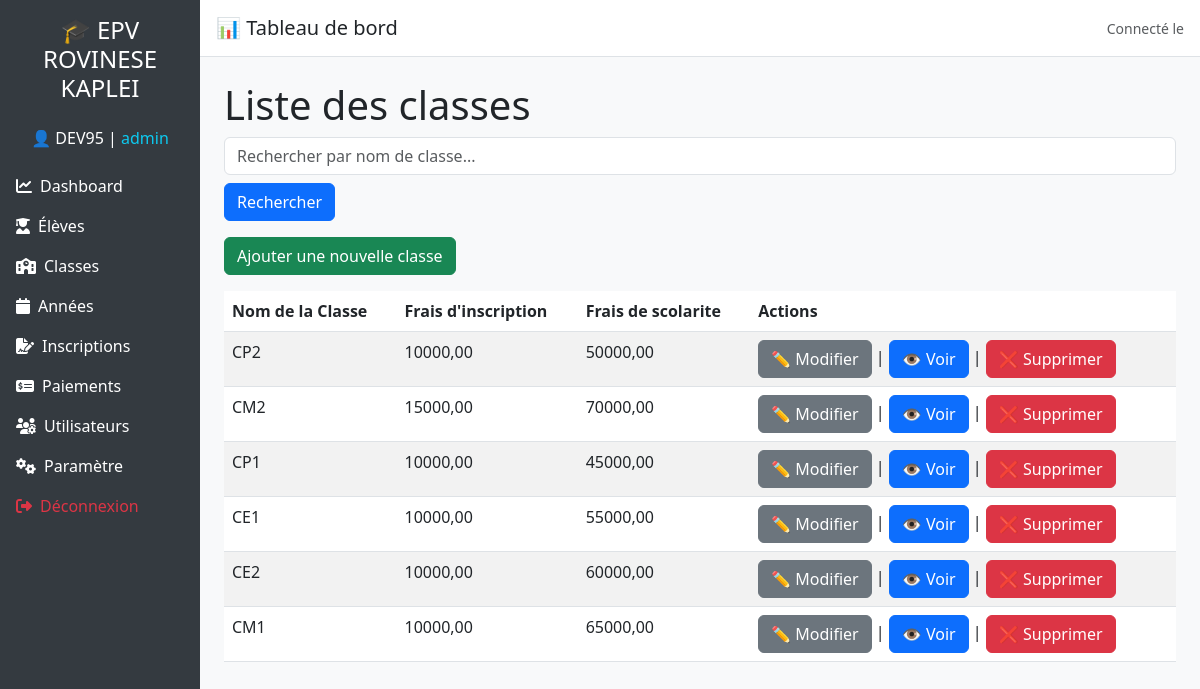
The app's page /core/classes/ (signed in) with its own data.
### utilisateurs/models.py (models this page shows)
class Utilisateur(AbstractUser):
    ROLE_CHOICES = (
        ('admin', 'Administrateur'),
        ('caissier', 'Caissier'),
    )
    role = models.CharField(max_length=20, choices=ROLE_CHOICES, default='caissier')

### core/models.py (models this page shows, shortened)
class Classe(models.Model):
    nom = models.CharField(max_length=255)
    frais_scolaire = models.DecimalField(max_digits=10, decimal_places=2)  # Montant des frais de scolarité
    frais_inscription = models.DecimalField(max_digits=10, decimal_places=2) # Montant des frais d'inscription

### core/views.py (the view)
    def wrapper(request, *args, **kwargs):
        if request.user.is_authenticated and request.user.role == 'admin':
            return view_func(request, *args, **kwargs)
        return redirect('connexion')

### core/views.py (called while the page is built)
def admin_required(view_func):
    def wrapper(request, *args, **kwargs):
        if request.user.is_authenticated and request.user.role == 'admin':
            return view_func(request, *args, **kwargs)
        return redirect('connexion')
    return wrapper

@admin_required
@login_required
def liste_classes(request):
    query = request.GET.get('q', '')
    classes = Classe.objects.all()
    if query:
        classes = classes.filter(Q(nom__icontains=query))
    return render(request, 'classes/liste_classes.html', {'classes': classes, 'query': query})

### core/templates/classes/liste_classes.html (shortened to what this page needs)
{% extends 'base.html' %}
{% block content %}
    <h1>Liste des classes</h1>
    <form method="GET" action="{% url 'liste_classes' %}" class="mb-3">
        <input type="text" name="q" value="{{ query }}" placeholder="Rechercher par nom de classe..." class="form-control" />
        <button type="submit" class="btn btn-primary mt-2">Rechercher</button>
    </form>
    <a href="{% url 'ajout_classe' %}" class="btn btn-success mb-3">Ajouter une nouvelle classe</a>
    <div class="table-responsive">
    <table class="table table-striped">
        <thead>
            <tr>
                <th>Nom de la Classe</th>
                <th>Frais d'inscription</th>
                <th>Frais de scolarite</th>
                <th>Actions</th>
            </tr>
        </thead>
        <tbody>
            {% for classe in classes %}
                <tr>
                    <td>{{ classe.nom }}</td>
                    <td>{{ classe.frais_inscription }}</td>
                    <td>{{ classe.frais_scolaire }}</td>
                    <td>
                        <a href="{% url 'modifier_classe' classe.id %}" class="btn btn-secondary">✏️ Modifier</a> |
                        <a href="{% url 'details_classe' classe.id %}" class="btn btn-primary">👁️ Voir</a> |
                        <a href="{% url 'supprimer_classe' classe.id %}" onclick="return confirm('Supprimer cette classe ?')" class="btn btn-danger">❌ Supprimer</a>
                    </td>
                </tr>
            {% endfor %}
        </tbody>
    </table>
</div>
{% endblock %}

### templates/base.html (shortened to what this page needs)
<!DOCTYPE html>
<html lang="fr">
<head>
  <link href="https://cdn.jsdelivr.net/npm/bootstrap@5.3.0/dist/css/bootstrap.min.css" rel="stylesheet">
  <link href="https://cdnjs.cloudflare.com/ajax/libs/font-awesome/6.4.0/css/all.min.css" rel="stylesheet">
</head>
<body>
{% if user.is_authenticated %}
<div class="d-flex">
  <nav class="sidebar d-flex flex-column p-3 text-white col-md-3 col-lg-2">
    <h4 class="text-center mb-4">🎓 EPV ROVINESE KAPLEI</h4>
    <p class="text-center">👤 {{ user.username | upper }} | <span class="text-info">{{ user.role }}</span></p>
    {% if user.role == 'admin' %}
      <a href="{% url 'dashboard' %}" class="py-2 d-block"><i class="fas fa-chart-line me-2"></i>Dashboard</a>
      <a href="{% url 'liste_eleves' %}" class="py-2 d-block"><i class="fas fa-user-graduate me-2"></i>Élèves</a>
      <a href="{% url 'liste_classes' %}" class="py-2 d-block"><i class="fas fa-school me-2"></i>Classes</a>
      <a href="{% url 'liste_annees' %}" class="py-2 d-block"><i class="fas fa-calendar me-2"></i>Années</a>
      <a href="{% url 'inscription_form' %}" class="py-2 d-block"><i class="fas fa-file-signature me-2"></i>Inscriptions</a>
      <a href="{% url 'paiement_list' %}" class="py-2 d-block"><i class="fas fa-money-check-alt me-2"></i>Paiements</a>
      <a href="{% url "liste_utilisateurs" %}" class="py-2 d-block"><i class="fas fa-users-cog me-2"></i>Utilisateurs</a>
      <a href="/admin/" class="py-2 d-block"><i class="fas fa-cogs me-2"></i>Paramètre</a>
      <a href="{% url 'deconnexion' %}" class="py-2 d-block text-danger"><i class="fas fa-sign-out-alt me-2"></i>Déconnexion</a>
    {% endif %}
  </nav>
  <div class="flex-grow-1">
    <div class="topbar d-flex justify-content-between align-items-center">
      <h5 class="mb-0">📊 Tableau de bord</h5>
      <span class="text-muted small">Connecté le {{ now|date:"d/m/Y H:i" }}</span>
    </div>
    <div class="p-4">
      {% block content %}{% endblock %}
    </div>
  </div>
</div>
{% endif %}
</body>
</html>

### templates/base.html (style rules this page uses)
body { font-family: 'Segoe UI', sans-serif; background-color: #f8f9fa; }
.sidebar { height: 100vh; background-color: #343a40; }
.sidebar a { color: #ffffff; text-decoration: none; }
.topbar { background-color: #ffffff; padding: 1rem; border-bottom: 1px solid #dee2e6; }

### records on screen
Utilisateur: username "DEV95", role "admin"
Classe: nom "CP2", frais_inscription "10000,00", frais_scolaire "50000,00"
Classe: nom "CM2", frais_inscription "15000,00", frais_scolaire "70000,00"
Classe: nom "CP1", frais_inscription "10000,00", frais_scolaire "45000,00"
Classe: nom "CE1", frais_inscription "10000,00", frais_scolaire "55000,00"
Classe: nom "CE2", frais_inscription "10000,00", frais_scolaire "60000,00"
Classe: nom "CM1", frais_inscription "10000,00", frais_scolaire "65000,00"
